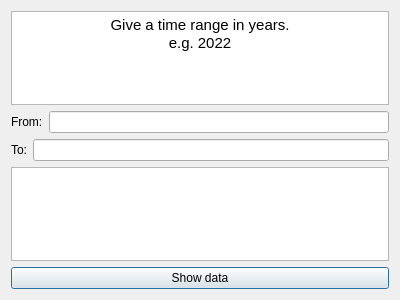
<?xml version="1.0" encoding="UTF-8"?>
<ui version="4.0">
 <class>YearSelectDialog</class>
 <widget class="QDialog" name="YearSelectDialog">
  <property name="geometry">
   <rect>
    <x>0</x>
    <y>0</y>
    <width>400</width>
    <height>300</height>
   </rect>
  </property>
  <property name="windowTitle">
   <string>Dialog</string>
  </property>
  <layout class="QVBoxLayout" name="verticalLayout_2">
   <item>
    <layout class="QVBoxLayout" name="verticalLayout" stretch="0,0,0,0,0">
     <item>
      <widget class="QTextBrowser" name="instructionBrowser">
       <property name="html">
        <string>&lt;!DOCTYPE HTML PUBLIC &quot;-//W3C//DTD HTML 4.0//EN&quot; &quot;http://www.w3.org/TR/REC-html40/strict.dtd&quot;&gt;
&lt;html&gt;&lt;head&gt;&lt;meta name=&quot;qrichtext&quot; content=&quot;1&quot; /&gt;&lt;style type=&quot;text/css&quot;&gt;
p, li { white-space: pre-wrap; }
&lt;/style&gt;&lt;/head&gt;&lt;body style=&quot; font-family:'Cantarell'; font-size:11pt; font-weight:400; font-style:normal;&quot;&gt;
&lt;p align=&quot;center&quot; style=&quot; margin-top:0px; margin-bottom:0px; margin-left:0px; margin-right:0px; -qt-block-indent:0; text-indent:0px;&quot;&gt;Give a time range in years.&lt;/p&gt;
&lt;p align=&quot;center&quot; style=&quot; margin-top:0px; margin-bottom:0px; margin-left:0px; margin-right:0px; -qt-block-indent:0; text-indent:0px;&quot;&gt;e.g. 2022&lt;/p&gt;&lt;/body&gt;&lt;/html&gt;</string>
       </property>
      </widget>
     </item>
     <item>
      <layout class="QHBoxLayout" name="horizontalLayout">
       <item>
        <widget class="QLabel" name="startYearLabel">
         <property name="text">
          <string>From:</string>
         </property>
        </widget>
       </item>
       <item>
        <widget class="QLineEdit" name="startYearEdit"/>
       </item>
      </layout>
     </item>
     <item>
      <layout class="QHBoxLayout" name="horizontalLayout_2">
       <item>
        <widget class="QLabel" name="endYearLabel">
         <property name="text">
          <string>To:</string>
         </property>
        </widget>
       </item>
       <item>
        <widget class="QLineEdit" name="endYearEdit"/>
       </item>
      </layout>
     </item>
     <item>
      <widget class="QTextBrowser" name="textBrowser"/>
     </item>
     <item>
      <widget class="QPushButton" name="pushButton">
       <property name="text">
        <string>Show data</string>
       </property>
      </widget>
     </item>
    </layout>
   </item>
  </layout>
 </widget>
 <resources/>
 <connections/>
</ui>
